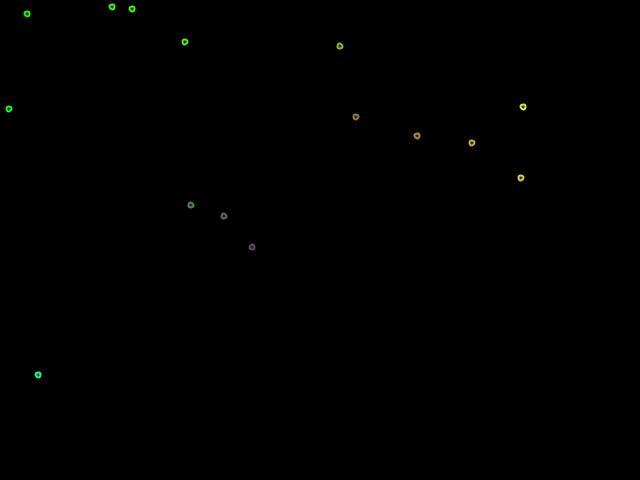
Frame 1 (no input)
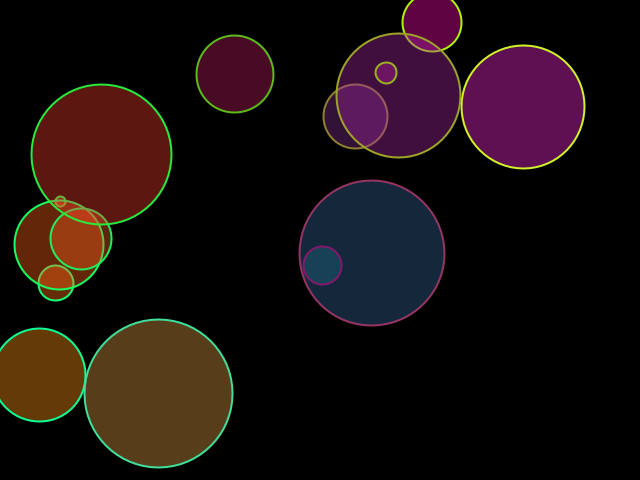
Frame 60 (the mouse pressed at the canvas centre just before this capture)
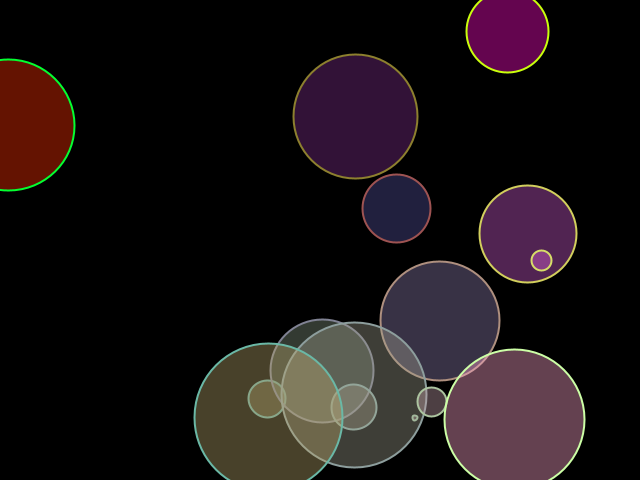
Frame 120 (the mouse held since frame 60 and released just before this capture)

The Processing sketch that drew these frames (run headless with seeded random() and noise(); from frame 60 on, the mouse is pressed at the canvas centre):

// Processing sketch: processing_153057
// ── processing_153057.pde

int r;
float x, y;
ValueThread[] threads;
int threadCount;
int wait;

void setup()
{
  size(640, 480);
  background(0);
  
  threadCount = 15;
  threads = new ValueThread[threadCount];
  
  for(int i=0; i<threadCount; i++) {
    threads[i] = new ValueThread(i+1, "V"+i);
  }
}

void draw() {
  frameRate(10);
  background(0);
  //clear();
  int radius;
  for(int i=0;i<threadCount; i++) {
    radius = threads[i].getR();
    brushCircle(threads[i].getX(), threads[i].getY(), radius);
    threads[i].nextR();      
  }
}

void brushCircle(float x,float y, int r) {
  float red = map(x, 0, width, 0, 255);
  float blue = map(y, 0, width, 0, 255);
  float green = dist(x,y,width/2,height/2);
 
  
  strokeWeight(2);
  fill(green, blue, red, 100);
  stroke(red, green, blue, 255);
  ellipse(x,y,r,r);
  return;
}

class ValueThread {
 int wait; //wait before changing values
 float x, y; // center of circle
 int r; //radius of circle
 String name; //name of thread
 boolean running; //if thread is running
 int addition; //value to increment
 
 ValueThread(int rd, String s) {
   addition = rd;
   name = s;
   r = 5;
   x = random(550);
   y = random(450);
 }
 
 int getR() {
   return r;
 }
 
 float getX() {
   return x;
 }
 
 float getY() {
   return y;
 }
 
 void nextR() {
   r = r+addition;
   if(r >= 150) {
     r = 5;
     x = random(550);
     y = random(450);
   }
   return;
 }  
}
